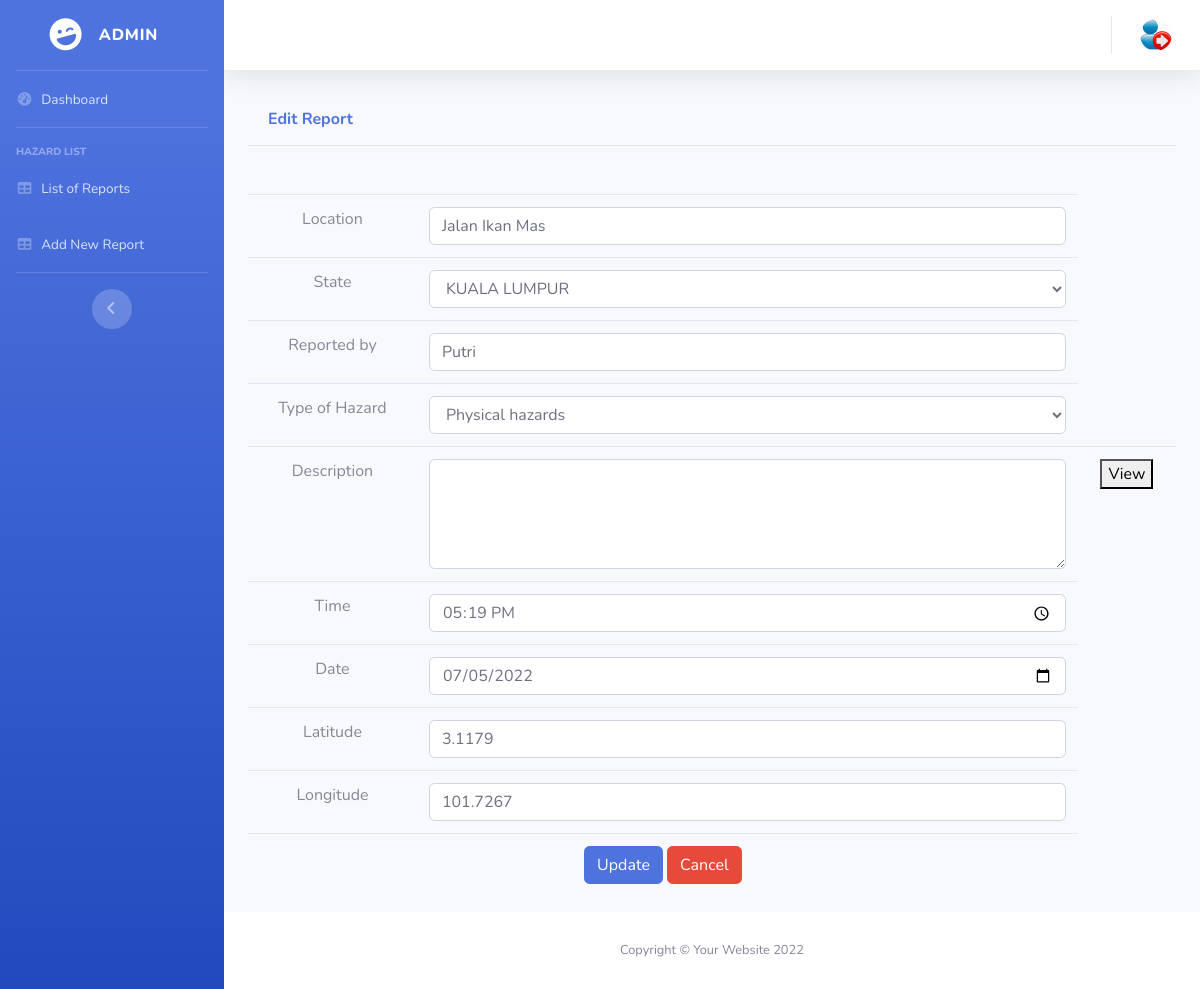
The app's page /admin/edit_hazard.php?edit_id=2 (signed in) with its own data.
### tables this page shows
CREATE TABLE `information` (
  `hz_id` int(11) NOT NULL,
  `hz_location` varchar(255) NOT NULL,
  `hz_state` varchar(100) NOT NULL,
  `hz_repname` varchar(150) NOT NULL,
  `hz_type` varchar(150) NOT NULL,
  `hz_desc` text NOT NULL,
  `hz_time` time NOT NULL,
  `hz_date` date NOT NULL,
  `hz_lat` decimal(10,4) NOT NULL,
  `hz_lng` decimal(10,4) NOT NULL
);

### admin/edit_hazard.php (the view, shortened to what this page needs)
<?php
  include_once("config.php");
  if(isset($_GET['edit_id']) && !empty($_GET['edit_id']))
  {
    $id = $_GET['edit_id'];
    $query=mysqli_query($conn,"SELECT * FROM information WHERE hz_id='$id'");
?>
 <!DOCTYPE html>
<html lang="en">
<head>
    <link href="vendor/fontawesome-free/css/all.min.css" rel="stylesheet" type="text/css">
    <link href="css/sb-admin-2.min.css" rel="stylesheet">
    <link href="vendor/datatables/dataTables.bootstrap4.min.css" rel="stylesheet">
</head>
<body id="page-top">
    <div id="wrapper">
        <ul class="navbar-nav bg-gradient-primary sidebar sidebar-dark accordion" id="accordionSidebar">
            <a class="sidebar-brand d-flex align-items-center justify-content-center" href="index.php">
                <div class="sidebar-brand-icon rotate-n-15">
                    <i class="fas fa-laugh-wink"></i>
                </div>
                <div class="sidebar-brand-text mx-3"><?php echo $_SESSION['admin_username'] ?></div>
            </a>
            <hr class="sidebar-divider my-0">
            <li class="nav-item ">
                <a class="nav-link" href="index.php">
                    <i class="fas fa-fw fa-tachometer-alt"></i>
                    <span>Dashboard</span></a>
            </li>
            <hr class="sidebar-divider">
            <div class="sidebar-heading">
                Hazard List
            </div>
            <li class="nav-item ">
                <a class="nav-link" href="table_hazard.php">
                    <i class="fas fa-fw fa-table"></i>
                    <span>List of Reports</span></a>
            </li>
            <li class="nav-item">
                <a class="nav-link" href="add_hazard.php">
                    <i class="fas fa-fw fa-table"></i>
                    <span>Add New Report</span></a>
            </li>
            <hr class="sidebar-divider d-none d-md-block">
            <div class="text-center d-none d-md-inline">
                <button class="rounded-circle border-0" id="sidebarToggle"></button>
            </div>
        </ul>
        <div id="content-wrapper" class="d-flex flex-column">
            <div id="content">
                <nav class="navbar navbar-expand navbar-light bg-white topbar mb-4 static-top shadow">
                    <ul class="navbar-nav ml-auto">
                        <li class="nav-item dropdown no-arrow">
                            <a class="nav-link dropdown-toggle" href="logout.php" id="userDropdown" role="button"
                                data-toggle="dropdown" aria-haspopup="true" aria-expanded="false">
                                <img class="img-profile rounded-circle"
                                    src="images/icon/logout.jpg">
                            </a>
                        </li>
                    </ul>
                </nav>
                <div class="container">
                        <div class="card-header py-3">
                            <h6 class="m-0 font-weight-bold text-primary">Edit Report</h6>
                        </div>
                         <form action="edit_hazard.php" name="btnSave" method="post">
                          <table class="table text-center">
                            <thead>
                              <?php while ($data=$query->fetch_assoc()) {?>
                              <tr>
                                <input type="text" name="hz_id" value="<?php echo $data['hz_id'] ?>" hidden><br><br>
                                <td class="text-center">Location</td>
                                <td><input type="text" id="hz_location" name="hz_location" class="form-control validate" value="<?php echo $data['hz_location'] ?>" required></td>
                              </tr>
                              <tr>
                                 <td class="text-center">State</td>
                                 <td><div class="rs-select2 js-select-simple select--no-search">
                                <select name="hz_state" class="form-control validate" >
                                    <option selected="selected" value="<?php echo $data['hz_state'] ?>" ><?php echo $data['hz_state'] ?></option>
                                </select>
                            </div></td>
                              </tr>
                              <tr>
                                 <td class="text-center">Reported by </td>
                                 <td><input type="text" id="hz_repname" name="hz_repname" class="form-control validate" value="<?php echo $data['hz_repname']; ?>" required></td>
                              </tr>
                              <tr>
                                 <td class="text-center">Type of Hazard</td>
                                 <td><div class="rs-select2 js-select-simple select--no-search">
                                <select name="hz_type" class="form-control validate" >
                                    <option selected="selected" value="<?php echo $data['hz_type']; ?>" ><?php echo $data['hz_type'] ?></option>
                                </select>
                            </div></td>
                              </tr>
								 <tr>
                                  <td class="text-center">Description </td>
                                 <td><textarea id="hz_desc" name="hz_desc" class="form-control validate" required rows="4" cols="50"></textarea></td>
									<td>
									<button type="button" onclick="myFunction()">View</button>
										</td>
                              </tr>
								  <tr>
                                  <td class="text-center">Time </td>
                                 <td><input type="time" id="hz_time" name="hz_time" class="form-control validate" value="<?php echo $data['hz_time']; ?>"required></td>
                              </tr>
								  <tr>
                                  <td class="text-center">Date </td>
                                 <td><input type="date" id="hz_date" name="hz_date" class="form-control validate" value="<?php echo $data['hz_date']; ?>" required></td>
                              </tr>
								  <tr>
                                 <td class="text-center">Latitude</td>
                                 <td><input type="text" id="hz_lat" name="hz_lat" class="form-control validate" value="<?php echo $data['hz_lat']; ?>" required></td>
                              </tr>
								 <tr>
                                 <td class="text-center">Longitude</td>
                                 <td><input type="text" id="hz_lng" name="hz_lng" class="form-control validate" value="<?php echo $data['hz_lng']; ?>" required></td>
                              </tr>
                              <tr>
                                <td colspan="2"><button type="submit" name="btn_save_updates" class="btn btn-primary">
                                <span class="glyphicon glyphicon-save"></span> Update
                                </button>
                                <a class="btn btn-danger" href="table_hazard.php"> <span class="glyphicon glyphicon-backward"></span> Cancel </a>
                                </td>
                              </tr>
                          </table>
                          <?php
                            }
                            }?>
                        </form>
                </div>
            </div>
            <footer class="sticky-footer bg-white">
                <div class="container my-auto">
                    <div class="copyright text-center my-auto">
                        <span>Copyright &copy; Your Website 2022</span>
                    </div>
                </div>
            </footer>
        </div>
    </div>
</body>
</html>

### records on screen
information: hz_location "Jalan Ikan Mas", hz_state "KUALA LUMPUR", hz_repname "Putri", hz_type "Physical hazards", hz_time "17:19:00", hz_date "07/05/2022", hz_lat "3.1179", hz_lng "101.7267"

### other values on screen
$_SESSION['admin_username'] "ADMIN"
